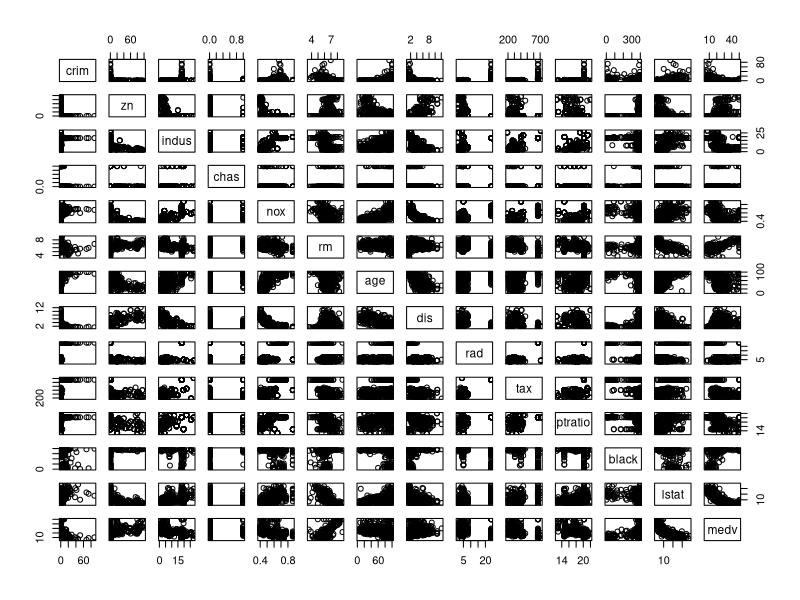
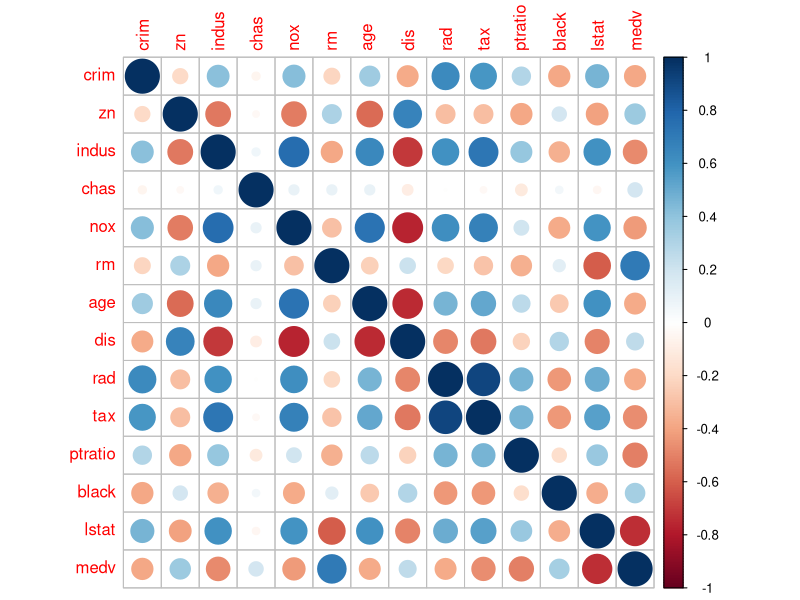
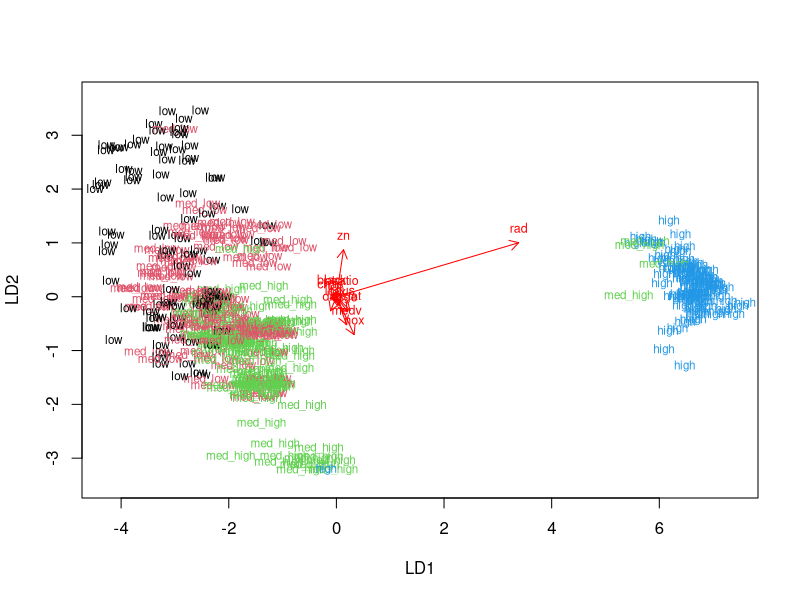
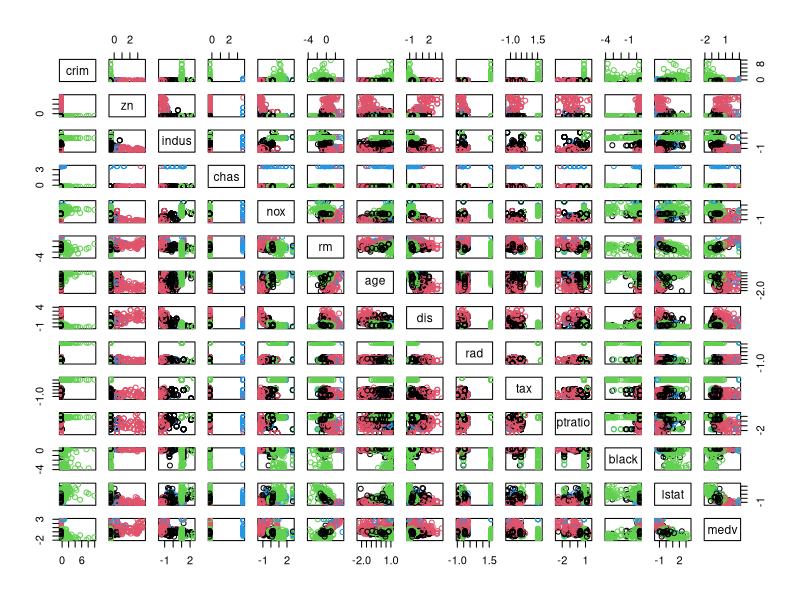
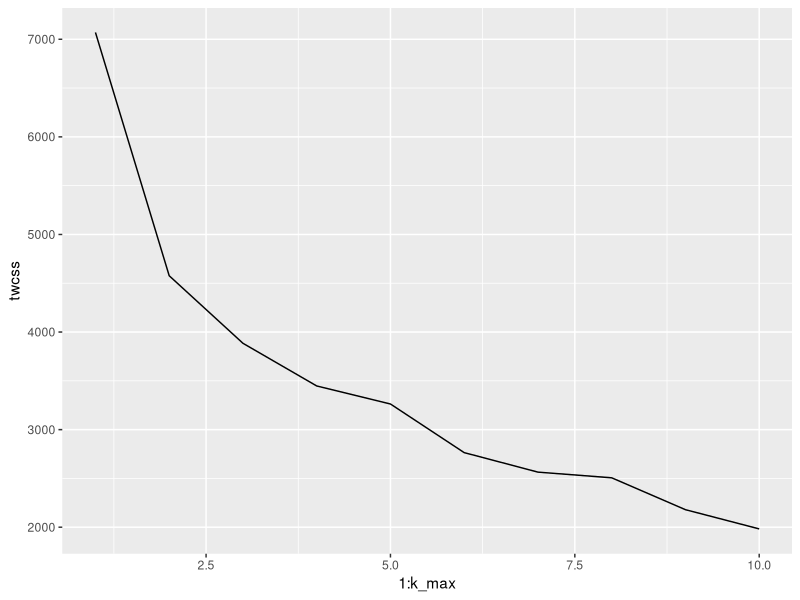
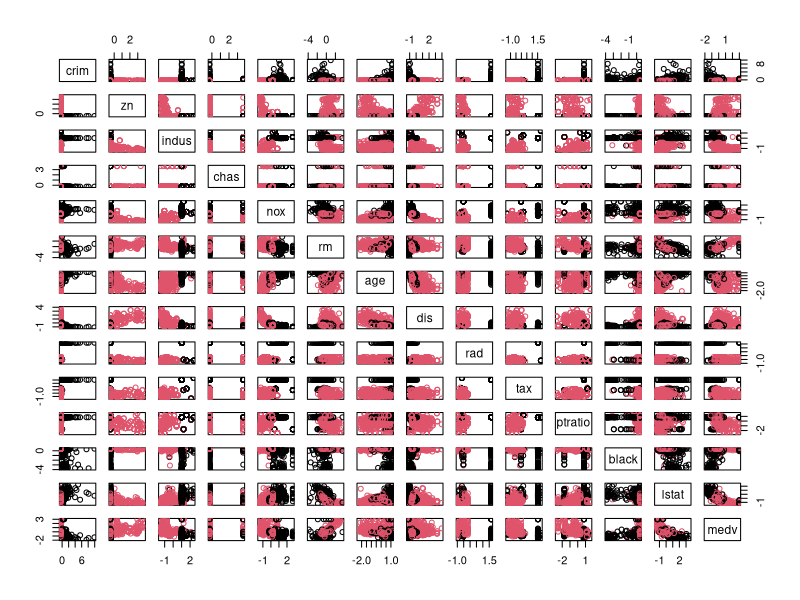

Generate these figures, in order, with R:
## ---- chunk 1
# Load the Boston data set from the MASS package, along with the libraries needed in the analysis
library(MASS)
data("Boston")
library(ggplot2)
library(GGally)
library(corrplot)
## ---- chunk 2
# Explore the structure and dimensions of the Boston data set
str(Boston)
dim(Boston)
## ---- chunk 3
# Summary of the variables
summary(Boston)
## ---- chunk 4
# Plot matrix of the variables
pairs(Boston)
## ---- chunk 5
# Let's look at the correlations in the data:
# calculate the correlation matrix while rounding the correlations to 2 digits
cor_matrix <- cor(Boston) %>% round(digits = 2)

# Visualize the correlation matrix
corrplot(cor_matrix, method="circle")
## ---- chunk 6
# center and standardize variables
boston_scaled <- scale(Boston)

# summaries of the scaled variables
summary(boston_scaled)

## ---- chunk 7
# Converting the crim variable to categorical:
# change the object to data frame so we can handle it better
boston_scaled <- as.data.frame(boston_scaled)

# create a quantile vector of crim
bins <- quantile(boston_scaled$crim)

# create a categorical variable 'crime'
crime <- cut(boston_scaled$crim, breaks = bins, include.lowest = TRUE, labels = c("low", "med_low", "med_high", "high"))


# remove original crim from the dataset
boston_scaled <- dplyr::select(boston_scaled, -crim)

# add the new categorical value to scaled data
boston_scaled <- data.frame(boston_scaled, crime)



# Dividing the data set into train and test sets

# choose randomly 80% of the rows
ind <- sample(nrow(boston_scaled),  size = nrow(boston_scaled) * 0.8)

# create train set
train <- boston_scaled[ind,]

# create test set 
test <- boston_scaled[-ind,]

## ---- chunk 8
# Create the LDA object using the train set
lda.fit <- lda(crime ~ ., data = train)

# the function for lda biplot arrows
lda.arrows <- function(x, myscale = 1, arrow_heads = 0.1, color = "red", tex = 0.75, choices = c(1,2)){
  heads <- coef(x)
  graphics::arrows(x0 = 0, y0 = 0, 
         x1 = myscale * heads[,choices[1]], 
         y1 = myscale * heads[,choices[2]], col=color, length = arrow_heads)
  text(myscale * heads[,choices], labels = row.names(heads), 
       cex = tex, col=color, pos=3)
}

# target classes as numeric
classes <- as.numeric(train$crime)

# plot the lda results (select both lines and execute them at the same time!)
plot(lda.fit, dimen = 2,col = classes, pch = classes)
lda.arrows(lda.fit, myscale = 1)
## ---- chunk 9
# save the correct classes from test data
correct_classes <- test$crime

# remove the crime variable from test data
test <- dplyr::select(test, -crime)

# predict classes with test data
lda.pred <- predict(lda.fit, newdata = test)

# cross tabulate the results
table(correct = correct_classes, predicted = lda.pred$class)
## ---- chunk 10
# Reloading and re-standardizing the data set
data("Boston")
boston_scaled <- scale(Boston)

# Calculating the euclidean distances and creating a distance matrix
dist_eu <- dist(boston_scaled)

# Set seed so you always get the same clusters when running the kmeans function
set.seed(13)

# k-means clustering with four clusters
km <- kmeans(boston_scaled, centers = 4)

# plot the Boston dataset with clusters
pairs(boston_scaled, col = km$cluster)

## ---- chunk 11
# Investigating the optimal number of clusters
# determine the number of clusters; 10 will do initially
k_max <- 10

# calculate the total within sum of squares
twcss <- sapply(1:k_max, function(k){kmeans(boston_scaled, k)$tot.withinss})

# visualize the results
qplot(x = 1:k_max, y = twcss, geom = 'line')
## ---- chunk 12
# k-means clustering with two clusters
km <- kmeans(boston_scaled, centers = 2)

# plot again
pairs(boston_scaled, col = km$cluster)
